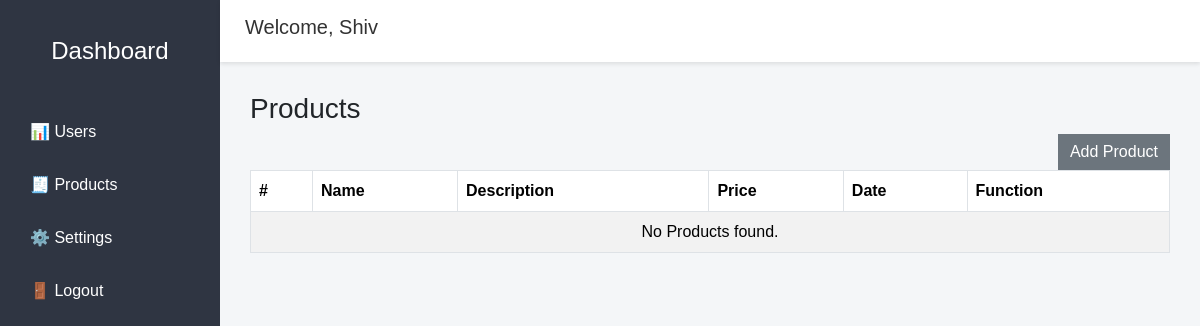
Before: /admin/product-list.php (signed in) with the older database file.
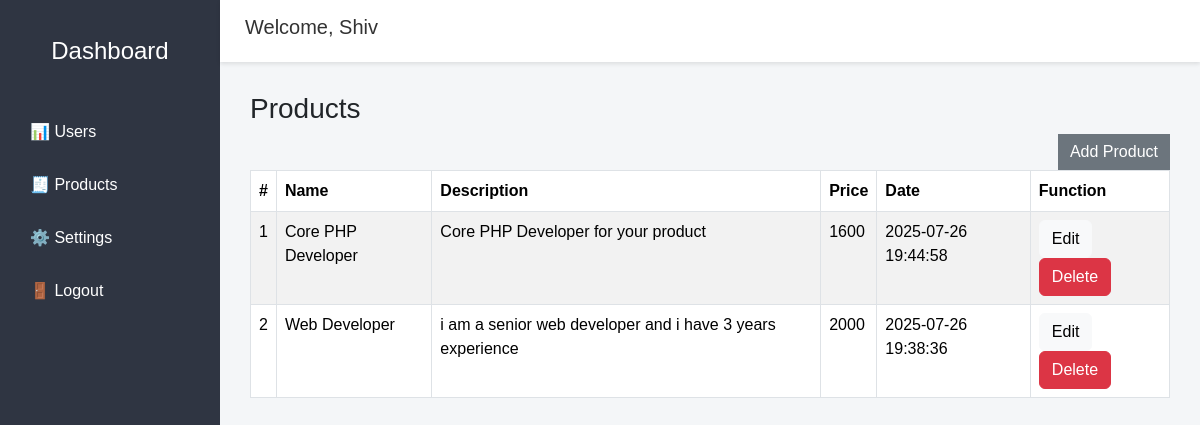
After: the same page with the newer database file.
### tables this page shows
CREATE TABLE `products` (
  `id` int(11) NOT NULL,
  `name` varchar(255) NOT NULL,
  `description` varchar(255) NOT NULL,
  `price` int(100) NOT NULL,
  `created_at` timestamp NOT NULL DEFAULT current_timestamp()
);

### admin/product-list.php (the view, shortened to what this page needs)
<?php
include './header.php';
require_once '../db.php';
$result = $conn->query("SELECT * FROM products ORDER BY id DESC");
?>
<?php include './sidebar.php'; ?>
<div class="main">
    <?php include './navbar.php'; ?>
    <div class="content">
        <h3> Products </h3>
        <div style="text-align:right;">
            <a href="add-product.php">
                <button type="buuton" class="btn btn-secondary" style="border:none; border-radius:0px;"> Add Product </button>
            </a>
        </div>
        <div class="table-responsive">
            <table class="table table-striped table-bordered">
                <thead>
                    <tr>
                        <th> # </th>
                        <th> Name </th>
                        <th> Description </th>
                        <th> Price </th>
                        <th> Date </th>
                        <th> Function </th>
                    </tr>
                </thead>
                <tbody>
                    <?php if ($result->num_rows > 0): ?>
                        <?php
                            $id = 1;
                            while ($product = $result->fetch_assoc()): ?>
                            <tr>
                                <td> <?= $id++; ?> </td>
                                <td><?= htmlspecialchars($product['name']); ?></td>
                                <td><?= htmlspecialchars($product['description']); ?></td>
                                <td><?= htmlspecialchars($product['price']); ?></td>
                                <td><?= htmlspecialchars($product['created_at']); ?></td>
                                <td>
                                   <a href="add-product.php?edit=<?= $product['id']; ?>" class="btn btn-light">Edit</a>
                                    <a href="product-list.php?action=delete&id=<?= $product['id']; ?>" class="btn btn-danger" onclick="return confirm('Are you sure?')"> Delete </a>
                                </td>
                            </tr>
                        <?php endwhile; ?>
                    <?php else: ?>
                        <tr>
                            <td class="text-center" colspan="6">No Products found.</td>
                        </tr>
                    <?php endif; ?>
                </tbody>
            </table>
        </div>
    </div>
</div>
<?php include './footer.php'; ?>

Changed rows visible on the page:
added products: name "Core PHP Developer", description "Core PHP Developer for your product", price "1600", created_at "2025-07-26 19:44:58"
added products: name "Web Developer", description "i am a senior web developer and i have 3 years experience", price "2000", created_at "2025-07-26 19:38:36"
Other visible differences:
text no longer shown: "No Products found."
